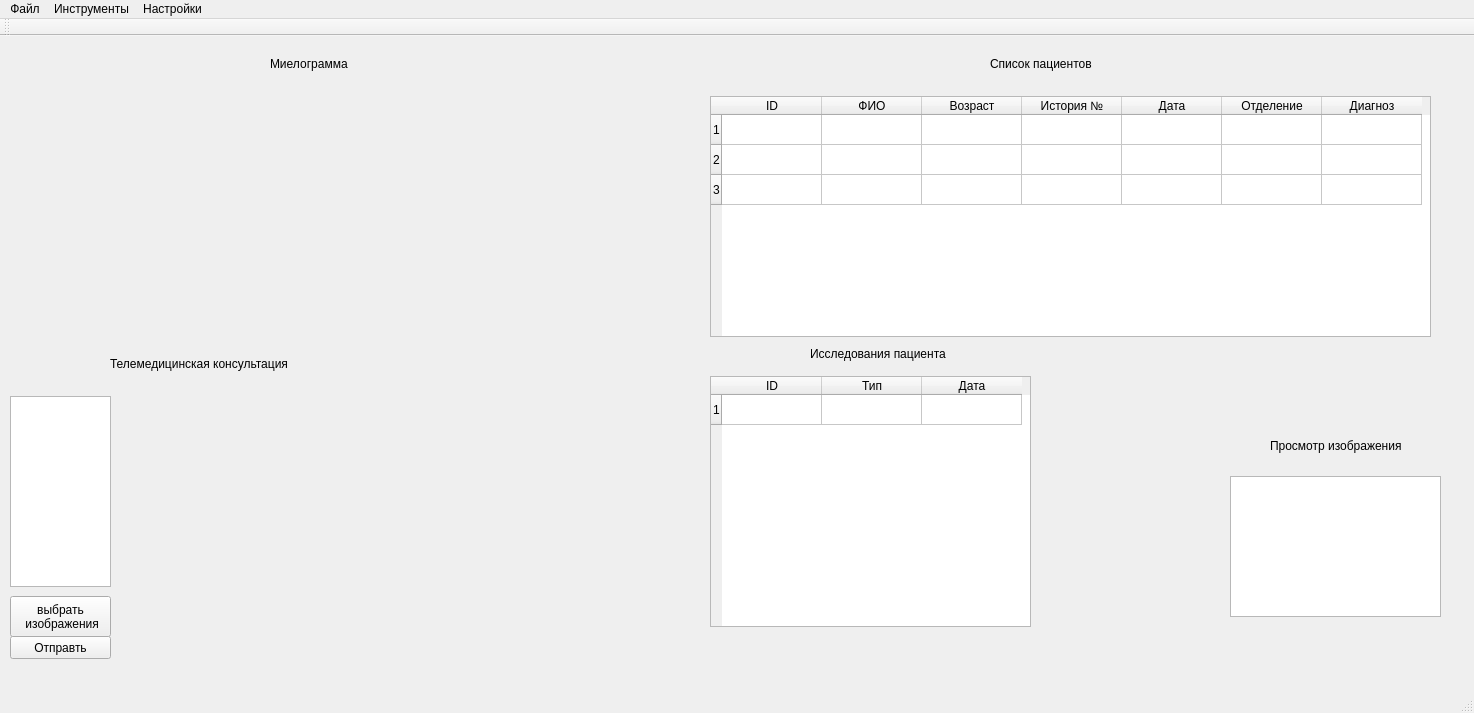
<?xml version="1.0" encoding="UTF-8"?>
<ui version="4.0">
 <class>MainWindow</class>
 <widget class="QMainWindow" name="MainWindow">
  <property name="geometry">
   <rect>
    <x>0</x>
    <y>0</y>
    <width>1474</width>
    <height>713</height>
   </rect>
  </property>
  <property name="windowTitle">
   <string>ТелеЛейкемия</string>
  </property>
  <widget class="QWidget" name="centralWidget">
   <widget class="QLabel" name="label_3">
    <property name="geometry">
     <rect>
      <x>990</x>
      <y>20</y>
      <width>121</width>
      <height>16</height>
     </rect>
    </property>
    <property name="text">
     <string>Список пациентов</string>
    </property>
   </widget>
   <widget class="QLabel" name="label_7">
    <property name="geometry">
     <rect>
      <x>270</x>
      <y>20</y>
      <width>91</width>
      <height>16</height>
     </rect>
    </property>
    <property name="text">
     <string>Миелограмма</string>
    </property>
   </widget>
   <widget class="QWidget" name="verticalLayoutWidget">
    <property name="geometry">
     <rect>
      <x>120</x>
      <y>360</y>
      <width>261</width>
      <height>161</height>
     </rect>
    </property>
    <layout class="QVBoxLayout" name="verticalLayout"/>
   </widget>
   <widget class="QWidget" name="verticalLayoutWidget_2">
    <property name="geometry">
     <rect>
      <x>120</x>
      <y>530</y>
      <width>261</width>
      <height>111</height>
     </rect>
    </property>
    <layout class="QVBoxLayout" name="verticalLayout_2"/>
   </widget>
   <widget class="QTableWidget" name="tableWidget_2">
    <property name="geometry">
     <rect>
      <x>710</x>
      <y>60</y>
      <width>721</width>
      <height>241</height>
     </rect>
    </property>
    <row>
     <property name="text">
      <string>1</string>
     </property>
    </row>
    <row>
     <property name="text">
      <string>2</string>
     </property>
    </row>
    <row>
     <property name="text">
      <string>3</string>
     </property>
    </row>
    <column>
     <property name="text">
      <string>ID</string>
     </property>
    </column>
    <column>
     <property name="text">
      <string>ФИО</string>
     </property>
    </column>
    <column>
     <property name="text">
      <string>Возраст</string>
     </property>
    </column>
    <column>
     <property name="text">
      <string>История №</string>
     </property>
    </column>
    <column>
     <property name="text">
      <string>Дата</string>
     </property>
    </column>
    <column>
     <property name="text">
      <string>Отделение</string>
     </property>
    </column>
    <column>
     <property name="text">
      <string>Диагноз</string>
     </property>
    </column>
    <item row="0" column="0">
     <property name="text">
      <string/>
     </property>
    </item>
   </widget>
   <widget class="QPushButton" name="pushButton">
    <property name="geometry">
     <rect>
      <x>10</x>
      <y>560</y>
      <width>101</width>
      <height>41</height>
     </rect>
    </property>
    <property name="text">
     <string>выбрать
 изображения</string>
    </property>
   </widget>
   <widget class="QListWidget" name="listWidget">
    <property name="geometry">
     <rect>
      <x>10</x>
      <y>360</y>
      <width>101</width>
      <height>191</height>
     </rect>
    </property>
   </widget>
   <widget class="QPushButton" name="pushButton_2">
    <property name="geometry">
     <rect>
      <x>10</x>
      <y>600</y>
      <width>101</width>
      <height>23</height>
     </rect>
    </property>
    <property name="text">
     <string>Отправть</string>
    </property>
   </widget>
   <widget class="QGraphicsView" name="graphicsView">
    <property name="geometry">
     <rect>
      <x>1230</x>
      <y>440</y>
      <width>211</width>
      <height>141</height>
     </rect>
    </property>
   </widget>
   <widget class="QLabel" name="label">
    <property name="geometry">
     <rect>
      <x>1270</x>
      <y>400</y>
      <width>151</width>
      <height>20</height>
     </rect>
    </property>
    <property name="text">
     <string>Просмотр изображения</string>
    </property>
   </widget>
   <widget class="QTableWidget" name="tableWidget">
    <property name="geometry">
     <rect>
      <x>710</x>
      <y>340</y>
      <width>321</width>
      <height>251</height>
     </rect>
    </property>
    <row>
     <property name="text">
      <string>1</string>
     </property>
    </row>
    <column>
     <property name="text">
      <string>ID</string>
     </property>
    </column>
    <column>
     <property name="text">
      <string>Тип</string>
     </property>
    </column>
    <column>
     <property name="text">
      <string>Дата</string>
     </property>
    </column>
   </widget>
   <widget class="QLabel" name="label_2">
    <property name="geometry">
     <rect>
      <x>810</x>
      <y>310</y>
      <width>161</width>
      <height>16</height>
     </rect>
    </property>
    <property name="text">
     <string>Исследования пациента</string>
    </property>
   </widget>
   <widget class="QCustomPlot" name="Myelogram" native="true">
    <property name="geometry">
     <rect>
      <x>30</x>
      <y>60</y>
      <width>641</width>
      <height>251</height>
     </rect>
    </property>
   </widget>
   <widget class="QLabel" name="label_4">
    <property name="geometry">
     <rect>
      <x>110</x>
      <y>320</y>
      <width>201</width>
      <height>16</height>
     </rect>
    </property>
    <property name="text">
     <string>Телемедицинская консультация</string>
    </property>
   </widget>
  </widget>
  <widget class="QMenuBar" name="menuBar">
   <property name="geometry">
    <rect>
     <x>0</x>
     <y>0</y>
     <width>1474</width>
     <height>26</height>
    </rect>
   </property>
   <widget class="QMenu" name="menu">
    <property name="title">
     <string>Файл</string>
    </property>
    <addaction name="action"/>
   </widget>
   <widget class="QMenu" name="menu_2">
    <property name="title">
     <string>Инструменты</string>
    </property>
    <addaction name="action_2"/>
    <addaction name="action_4"/>
   </widget>
   <widget class="QMenu" name="menu_3">
    <property name="title">
     <string>Настройки</string>
    </property>
    <addaction name="action_3"/>
   </widget>
   <addaction name="menu"/>
   <addaction name="menu_2"/>
   <addaction name="menu_3"/>
  </widget>
  <widget class="QToolBar" name="mainToolBar">
   <attribute name="toolBarArea">
    <enum>TopToolBarArea</enum>
   </attribute>
   <attribute name="toolBarBreak">
    <bool>false</bool>
   </attribute>
  </widget>
  <widget class="QStatusBar" name="statusBar"/>
  <action name="action">
   <property name="text">
    <string>Закрыть</string>
   </property>
  </action>
  <action name="action_2">
   <property name="text">
    <string>Анализ ядер</string>
   </property>
  </action>
  <action name="action_3">
   <property name="text">
    <string>Сетевые настройки</string>
   </property>
  </action>
  <action name="action_4">
   <property name="text">
    <string>Классификатор</string>
   </property>
  </action>
 </widget>
 <layoutdefault spacing="6" margin="11"/>
 <customwidgets>
  <customwidget>
   <class>QCustomPlot</class>
   <extends>QWidget</extends>
   <header>qcustomplot.h</header>
   <container>1</container>
  </customwidget>
 </customwidgets>
 <resources/>
 <connections/>
</ui>
